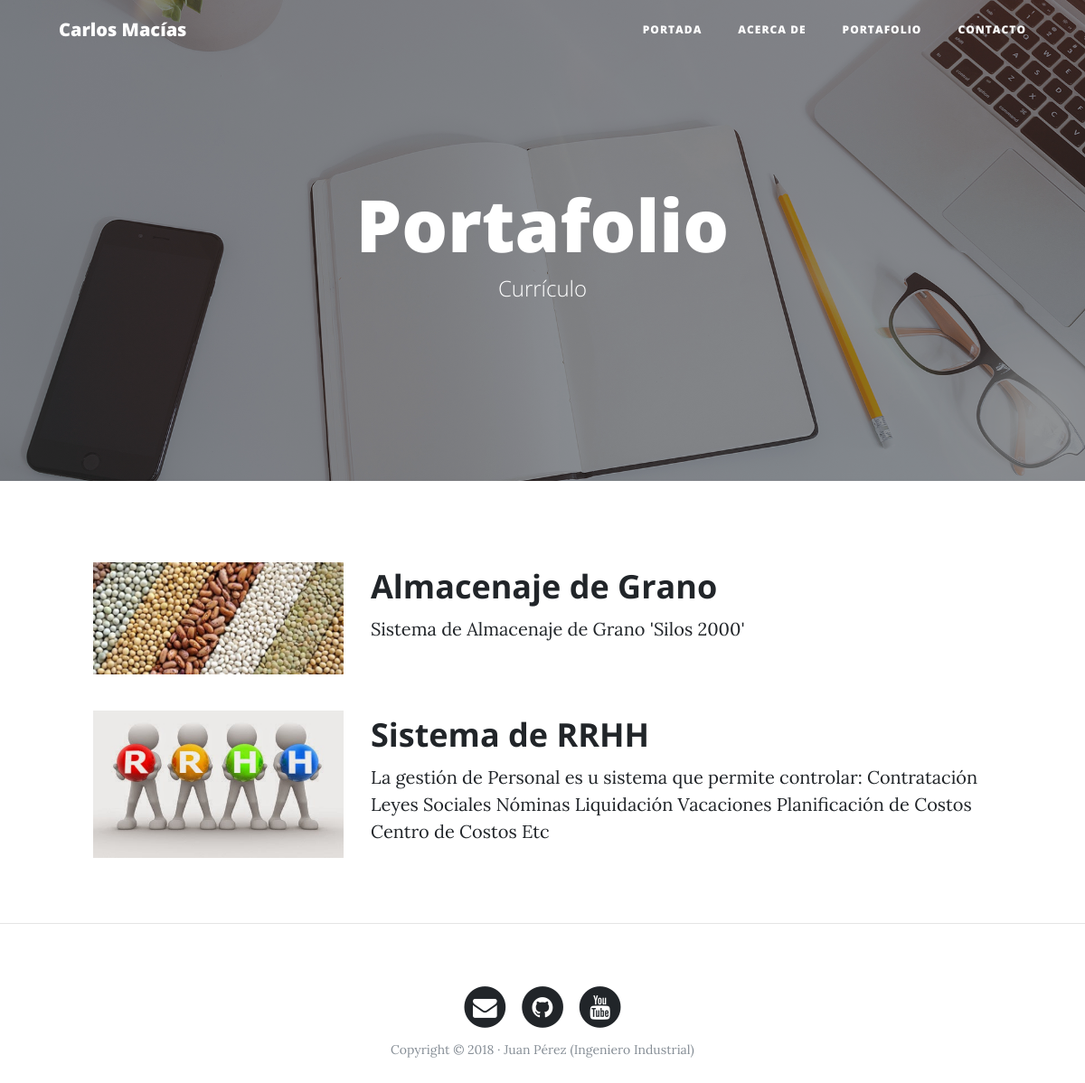
The page /portfolio/ on the database its author committed.
### portfolio/models.py (models this page shows, shortened)
class Project(models.Model):
    title = models.CharField(max_length=200, verbose_name = "Título")
    description = models.TextField(verbose_name = "Descripción")
    image = models.ImageField(verbose_name = "Imagen", upload_to="projects")
    create = models.DateTimeField(auto_now_add=True, verbose_name = "Fecha de creación")
    update = models.DateTimeField(auto_now=True, verbose_name = "Fecha de Edición")
    class Meta:
        verbose_name = 'proyecto'
        verbose_name_plural = 'proyectos'

### portfolio/views.py (the view)
def portfolio(request):
    projects = Project.objects.all()
    return render(request, "portfolio/portfolio.html", {'projects':projects})

### portfolio/templates/portfolio/portfolio.html (shortened to what this page needs)
{% extends 'core/base.html' %}
{% block background %}{% load static %}{% static 'core/img/portfolio-bg.jpg' %}{% endblock %}
{% block headers %}
    <h1>Portafolio</h1>
	              <span class="subheading">Currículo</span>
{% endblock %}
{% block content %}
{% for project in projects %}
	      <div class="row project">
	      	<div class="col-lg-3 col-md-4 offset-lg-1">
			      <img class="img-fluid" src="{{ project.image.url }}" alt="">
	      	</div>
	        <div class="col-lg-7 col-md-8">
	      		<h2 class="section-heading title">{{ project.title }}</h2>
	          <p>{{ project.description }}</p>
	    </div>
	    </div>
	{% endfor %}
{% endblock %}

### core/templates/core/base.html (shortened to what this page needs)
<!DOCTYPE html>
<html lang="es">
  <head>
    {% load static  %}
    <link href="{% static 'core/vendor/bootstrap/css/bootstrap.min.css' %} " rel="stylesheet">
    <link href="{% static 'core/vendor/font-awesome/css/font-awesome.min.css' %}" rel="stylesheet" type="text/css">
    <link href="{% static 'core/css/clean-blog.min.css' %}" rel="stylesheet">
  </head>
  <body>
    <nav class="navbar navbar-expand-lg navbar-light fixed-top" id="mainNav">
      <div class="container">
        <a class="navbar-brand" href="{% url 'home' %}">Carlos Macías</a>
        <div class="collapse navbar-collapse" id="navbarResponsive">
          <ul class="navbar-nav ml-auto">
            <li class="nav-item">
              <a class="nav-link" href="{% url 'home' %}">Portada</a>
            </li>
            <li class="nav-item">
              <a class="nav-link" href="{% url 'about' %}">Acerca de</a>
            </li>
            <li class="nav-item">
              <a class="nav-link" href="{% url 'portfolio' %}">Portafolio</a>
            </li>
            <li class="nav-item">
              <a class="nav-link" href="{% url 'contact' %}">Contacto</a>
            </li>
          </ul>
        </div>
      </div>
    </nav>
    <header class="masthead" style="background-image: url(' {% block background %}{% endblock %} ')">
      <div class="overlay"></div>
      <div class="container">
        <div class="row">
          <div class="col-lg-8 col-md-10 mx-auto">
            <div class="site-heading">
            {% block headers %}  {% endblock %}
            </div>
          </div>
        </div>
      </div>
    </header>
    {% block content %} {% endblock %}
    {% if request.path != "/" %} <hr> {% endif %}
    <footer>
      <div class="container">
        <div class="row">
          <div class="col-lg-8 col-md-10 mx-auto">
            <ul class="list-inline text-center">
              <li class="list-inline-item">
                <a href="#">
                  <span class="fa-stack fa-lg">
                    <i class="fa fa-circle fa-stack-2x"></i>
                    <i class="fa fa-envelope fa-stack-1x fa-inverse"></i>
                  </span>
                </a>
              </li>
              <li class="list-inline-item">
                <a href="#">
                  <span class="fa-stack fa-lg">
                    <i class="fa fa-circle fa-stack-2x"></i>
                    <i class="fa fa-github fa-stack-1x fa-inverse"></i>
                  </span>
                </a>
              </li>
              <li class="list-inline-item">
                <a href="#">
                  <span class="fa-stack fa-lg">
                    <i class="fa fa-circle fa-stack-2x"></i>
                    <i class="fa fa-youtube fa-stack-1x fa-inverse"></i>
                  </span>
                </a>
              </li>
            </ul>
            <p class="copyright text-muted">Copyright &copy; 2018 · Juan Pérez (Ingeniero Industrial) </p>
          </div>
        </div>
      </div>
    </footer>
  </body>
</html>

### rows shown on the page
Project: image (picture), title "Almacenaje de Grano", description "Sistema de Almacenaje de Grano 'Silos 2000'"
Project: image (picture), title "Sistema de RRHH", description "La gestión de Personal es u sistema que permite controlar: Contratación Leyes Sociales Nóminas Liquidación Vacaciones Planificación de Costos Centro de Costos Etc"
